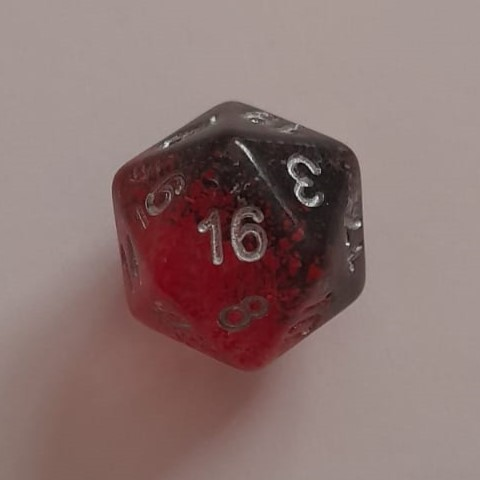
#> input picture dataset/test/16/d20_top_001.jpg, 480 x 480 px
$ jupyter execute 'dice_recognition manual.ipynb'
#> lines starting #> are read from the running program, lines starting #| are printed output that depends on the picture
[cell 1]
#from dataset import labels
import cv2 as cv
import matplotlib.pyplot as plt
import pandas as pd

[cell 2]
# loading images-> try to only import the variable
# from dataset.exploratory_analysis import dataset_path
import os
import glob
import numpy as np
dataset_path =  os.path.abspath("dataset")
globpath = f"{dataset_path}/**/*.jpg"
pictures = np.hstack([np.array(glob.glob(globpath, recursive = True))])
pictures[:10]

[cell 3]
# opening the images in gray scale -> sale en verde nada más(?)
def opening_images(images):
    for im in images:
        img_read = cv.imread(im, 0)
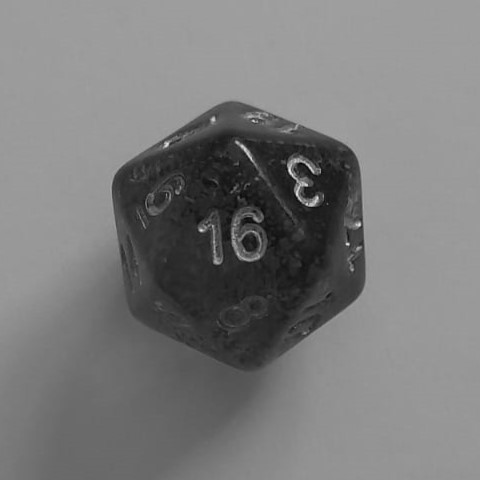
#> img_read: shape (480, 480); min 3, max 246, mean 122.5
#> pass 2 of the loop in opening_images, `for im in images:`:
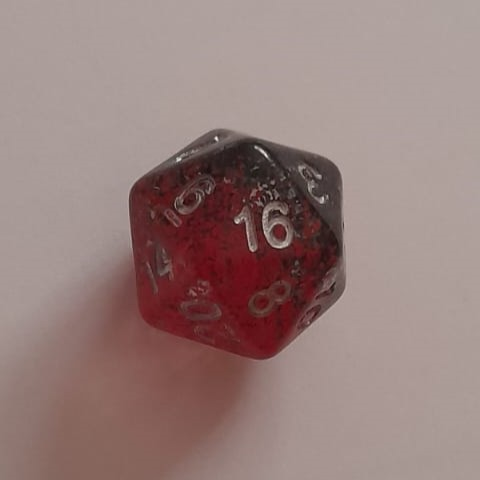
#> input picture dataset/test/16/d20_top_011.jpg, 480 x 480 px
#> in opening_images, `img_read = cv.imread(im, 0)`:
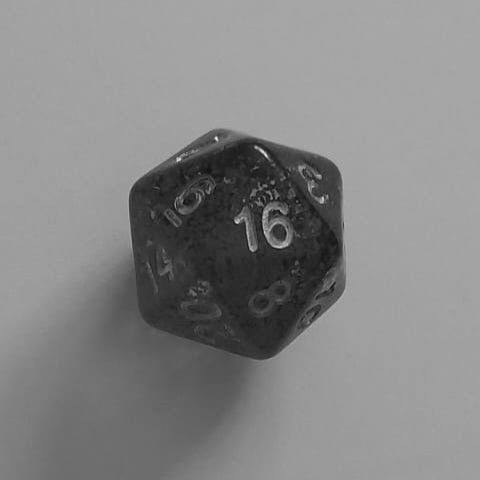
#> img_read: shape (480, 480); min 14, max 240, mean 133.8
    return img_read
